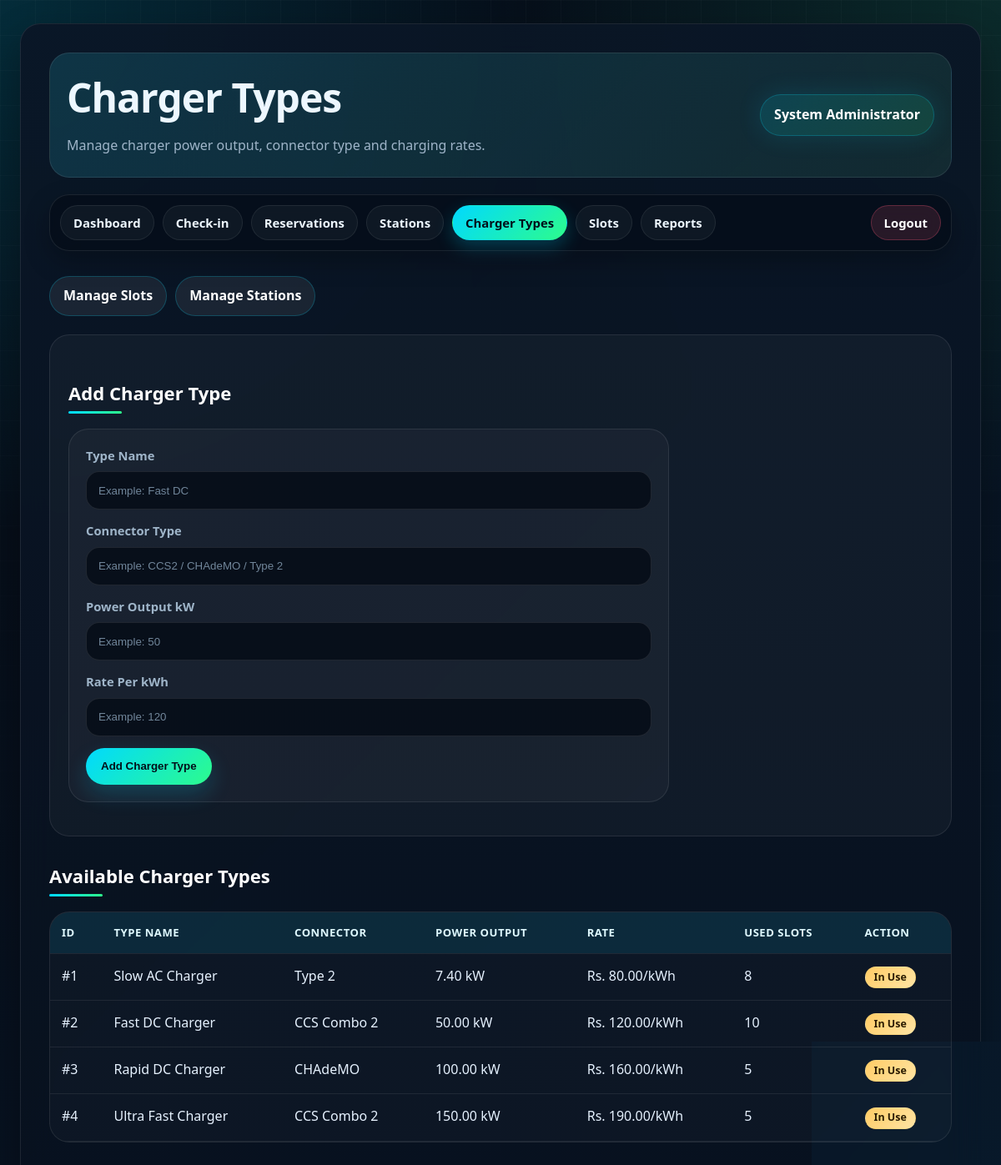
The page /charger_types.php (signed in) on the database its author committed.
### tables this page shows
CREATE TABLE `charger_types` (
  `type_id` int(11) NOT NULL,
  `type_name` varchar(60) NOT NULL,
  `connector_type` varchar(60) NOT NULL,
  `power_output_kw` decimal(6,2) NOT NULL,
  `rate_per_kwh` decimal(10,2) NOT NULL
);

### charger_types.php (the view, shortened to what this page needs)
<?php
require_once "../config/db.php";
$charger_types = $conn->query("
    SELECT
        ct.type_id,
        ct.type_name,
        ct.connector_type,
        ct.power_output_kw,
        ct.rate_per_kwh,
        COUNT(sl.slot_id) AS used_slots
    FROM charger_types ct
    LEFT JOIN charging_slots sl ON ct.type_id = sl.type_id
    GROUP BY
        ct.type_id,
        ct.type_name,
        ct.connector_type,
        ct.power_output_kw,
        ct.rate_per_kwh
    ORDER BY ct.power_output_kw ASC
");
require_once "_admin_header.php";
?>
<div class="page-actions">
    <a class="action-btn secondary" href="slots.php">Manage Slots</a>
    <a class="action-btn secondary" href="stations.php">Manage Stations</a>
</div>
<div class="section-card">
    <h2>Add Charger Type</h2>
    <form method="POST" class="compact-form">
        <label>Type Name</label>
        <input
            type="text"
            name="type_name"
            placeholder="Example: Fast DC"
            required
        >
        <label>Connector Type</label>
        <input
            type="text"
            name="connector_type"
            placeholder="Example: CCS2 / CHAdeMO / Type 2"
            required
        >
        <label>Power Output kW</label>
        <input
            type="number"
            step="0.01"
            min="0.01"
            name="power_output_kw"
            placeholder="Example: 50"
            required
        >
        <label>Rate Per kWh</label>
        <input
            type="number"
            step="0.01"
            min="0.01"
            name="rate_per_kwh"
            placeholder="Example: 120"
            required
        >
        <button type="submit" name="add_charger_type">Add Charger Type</button>
    </form>
</div>
<h2>Available Charger Types</h2>
<div class="table-wrapper simple-table">
    <table>
        <tr>
            <th>ID</th>
            <th>Type Name</th>
            <th>Connector</th>
            <th>Power Output</th>
            <th>Rate</th>
            <th>Used Slots</th>
            <th>Action</th>
        </tr>
        <?php if ($charger_types->num_rows > 0) { ?>
            <?php while ($row = $charger_types->fetch_assoc()) { ?>
                <tr>
                    <td>#<?= $row["type_id"] ?></td>
                    <td><?= htmlspecialchars($row["type_name"]) ?></td>
                    <td><?= htmlspecialchars($row["connector_type"]) ?></td>
                    <td><?= number_format($row["power_output_kw"], 2) ?> kW</td>
                    <td>Rs. <?= number_format($row["rate_per_kwh"], 2) ?>/kWh</td>
                    <td><?= $row["used_slots"] ?></td>
                    <td>
                        <?php if (intval($row["used_slots"]) === 0) { ?>
                            <a
                                onclick="return confirm('Delete this charger type?')"
                                href="charger_types.php?delete=<?= $row['type_id'] ?>"
                            >
                                Delete
                            </a>
                        <?php } else { ?>
                            <span class="badge badge-pending">
                                In Use
                            </span>
                        <?php } ?>
                    </td>
                </tr>
            <?php } ?>
        <?php } else { ?>
            <tr>
                <td colspan="7">No charger types found.</td>
            </tr>
        <?php } ?>
    </table>
</div>
<?php require_once "_admin_footer.php"; ?>

### rows shown on the page
charger_types: type_id "1", type_name "Slow AC Charger", connector_type "Type 2", power_output_kw "7.40", rate_per_kwh "80.00", used_slots "8"
charger_types: type_id "2", type_name "Fast DC Charger", connector_type "CCS Combo 2", power_output_kw "50.00", rate_per_kwh "120.00", used_slots "10"
charger_types: type_id "3", type_name "Rapid DC Charger", connector_type "CHAdeMO", power_output_kw "100.00", rate_per_kwh "160.00", used_slots "5"
charger_types: type_id "4", type_name "Ultra Fast Charger", connector_type "CCS Combo 2", power_output_kw "150.00", rate_per_kwh "190.00", used_slots "5"

### other values the page prints
$page_title "Charger Types"
$page_subtitle "Manage charger power output, connector type and charging rates."
$_SESSION["full_name"] "System Administrator"
